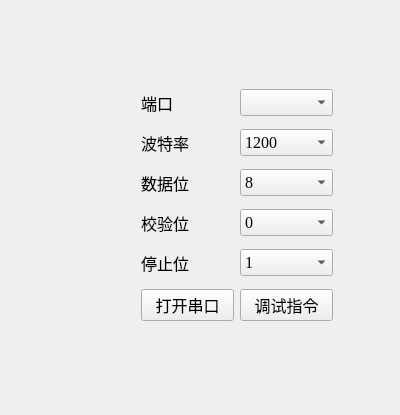
<?xml version="1.0" encoding="UTF-8"?>
<ui version="4.0">
 <class>QPort</class>
 <widget class="QWidget" name="QPort">
  <property name="geometry">
   <rect>
    <x>0</x>
    <y>0</y>
    <width>400</width>
    <height>415</height>
   </rect>
  </property>
  <property name="windowTitle">
   <string>Form</string>
  </property>
  <widget class="QWidget" name="layoutWidget">
   <property name="geometry">
    <rect>
     <x>141</x>
     <y>82</y>
     <width>192</width>
     <height>248</height>
    </rect>
   </property>
   <property name="font">
    <font>
     <family>Adobe Devanagari</family>
     <pointsize>12</pointsize>
    </font>
   </property>
   <layout class="QGridLayout" name="gridLayout">
    <item row="0" column="0">
     <widget class="QLabel" name="label">
      <property name="font">
       <font>
        <family>楷体</family>
        <pointsize>12</pointsize>
       </font>
      </property>
      <property name="text">
       <string>端口</string>
      </property>
     </widget>
    </item>
    <item row="0" column="1">
     <widget class="QComboBox" name="PortBox">
      <property name="font">
       <font>
        <family>Times New Roman</family>
        <pointsize>12</pointsize>
       </font>
      </property>
     </widget>
    </item>
    <item row="1" column="0">
     <widget class="QLabel" name="label_2">
      <property name="font">
       <font>
        <family>楷体</family>
        <pointsize>12</pointsize>
       </font>
      </property>
      <property name="text">
       <string>波特率</string>
      </property>
     </widget>
    </item>
    <item row="1" column="1">
     <widget class="QComboBox" name="BaundBox">
      <property name="font">
       <font>
        <family>Times New Roman</family>
        <pointsize>12</pointsize>
       </font>
      </property>
      <item>
       <property name="text">
        <string>1200</string>
       </property>
      </item>
      <item>
       <property name="text">
        <string>2400</string>
       </property>
      </item>
      <item>
       <property name="text">
        <string>4800</string>
       </property>
      </item>
      <item>
       <property name="text">
        <string>9600</string>
       </property>
      </item>
      <item>
       <property name="text">
        <string>19200</string>
       </property>
      </item>
     </widget>
    </item>
    <item row="2" column="0">
     <widget class="QLabel" name="label_3">
      <property name="font">
       <font>
        <family>楷体</family>
        <pointsize>12</pointsize>
       </font>
      </property>
      <property name="text">
       <string>数据位</string>
      </property>
     </widget>
    </item>
    <item row="2" column="1">
     <widget class="QComboBox" name="BitnumBox">
      <property name="font">
       <font>
        <family>Times New Roman</family>
        <pointsize>12</pointsize>
       </font>
      </property>
      <item>
       <property name="text">
        <string>8</string>
       </property>
      </item>
     </widget>
    </item>
    <item row="3" column="0">
     <widget class="QLabel" name="label_4">
      <property name="font">
       <font>
        <family>楷体</family>
        <pointsize>12</pointsize>
       </font>
      </property>
      <property name="text">
       <string>校验位</string>
      </property>
     </widget>
    </item>
    <item row="3" column="1">
     <widget class="QComboBox" name="ParityBox">
      <property name="font">
       <font>
        <family>Times New Roman</family>
        <pointsize>12</pointsize>
       </font>
      </property>
      <item>
       <property name="text">
        <string>0</string>
       </property>
      </item>
     </widget>
    </item>
    <item row="4" column="0">
     <widget class="QLabel" name="label_5">
      <property name="font">
       <font>
        <family>楷体</family>
        <pointsize>12</pointsize>
       </font>
      </property>
      <property name="text">
       <string>停止位</string>
      </property>
     </widget>
    </item>
    <item row="4" column="1">
     <widget class="QComboBox" name="StopBox">
      <property name="font">
       <font>
        <family>Times New Roman</family>
        <pointsize>12</pointsize>
       </font>
      </property>
      <item>
       <property name="text">
        <string>1</string>
       </property>
      </item>
     </widget>
    </item>
    <item row="5" column="0">
     <widget class="QPushButton" name="OpenButton">
      <property name="font">
       <font>
        <family>楷体</family>
        <pointsize>12</pointsize>
       </font>
      </property>
      <property name="text">
       <string>打开串口</string>
      </property>
     </widget>
    </item>
    <item row="5" column="1">
     <widget class="QPushButton" name="DebugButton">
      <property name="font">
       <font>
        <family>楷体</family>
        <pointsize>12</pointsize>
       </font>
      </property>
      <property name="text">
       <string>调试指令</string>
      </property>
     </widget>
    </item>
   </layout>
  </widget>
 </widget>
 <resources/>
 <connections/>
</ui>
